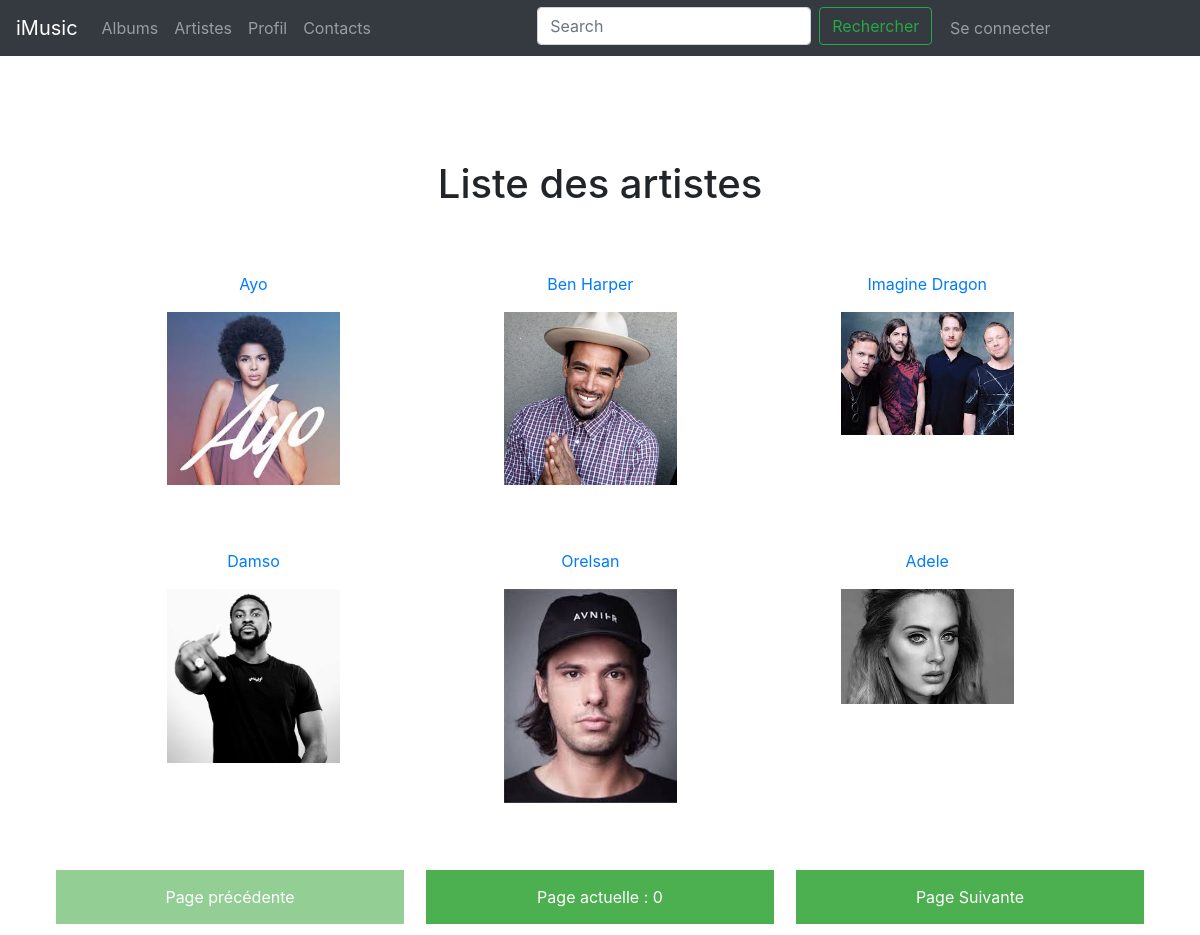
/artiste/0, run on the app's committed database.
### projet/models.py (models this page shows)
class Artiste(db.Model):
	id = db.Column(db.Integer, primary_key=True)
	nom = db.Column(db.String(100))

### projet/views.py (the view)
@app.route("/artiste/<numero_page>")
def afficherListeArtiste(numero_page):
	listeArtiste = get_artiste_page(numero_page)
	num_max = get_nombre_de_page_album()
	return render_template("artiste.html",
		title="Liste des artistes",
		pageActuelle = numero_page,
		listeArtiste=listeArtiste, pageMax = num_max)

### projet/models.py (called while the page is built)
def get_nombre_de_page_album():
    albums = Album.query.all()
    nombre = math.ceil((len(albums)-1)/6)
    if nombre == 0:
        return 1
    return nombre

def get_artiste_page(numero):
    debut = int(numero) * 6
    fin = int(numero) * 6 + 6
    return Artiste.query.all()[debut:fin]

### projet/templates/artiste.html
{% extends "base.html" %}
{% block styles %}
{{ super() }}
<link rel="stylesheet" href="{{ url_for('static', filename='artiste.css') }}"/>
{% endblock %}
{% block main %}
		<ul id="ul">
		{% for a in listeArtiste %}
			<li id="li">
				<a href="{{url_for('afficherInfoArtiste', art=a.nom )}}">
				<p>{{ a.nom }}</p>
        <img width="60%" src="{{ url_for('static', filename='Images/Artiste/'+a.nom+'.jpg')}}"alt="Image non trouvée">
        <a/>
			</li>
		{% endfor %}
		</ul>
		<section class="button-listing">
			{% if pageActuelle == "0" %}
			<form class="form-listing" method="POST" action="#">
		<button class="disableb" type="button" disabled>Page précédente</button>
		</form>
		{% else %}
		<form class="form-listing" method="POST" action="{{ url_for('afficherListeAlbum', numero_page=(pageActuelle | int)-1) }}">
			<button class="activeb" type="submit">Page précédente</button>
		</form>
		{% endif %}
		<form class="form-listing" method="POST" action="{{ url_for('afficherListeAlbum', numero_page=pageActuelle) }}">
		<button class="activeb" type="submit">Page actuelle : {{(pageActuelle | int)}}</button>
		</form>
		{% if (pageActuelle | int) == num_max %}
		<form class="form-listing" method="POST" action="#">
			<button class="disableb" type="button" disabled>Page Suivante</button>
		</form>
		{% else %}
		<form class="form-listing" method="POST" action="{{ url_for('afficherListeAlbum', numero_page=(pageActuelle | int)+1) }}">
		<button class="activeb" type="submit">Page Suivante</button>
		</form>
		{% endif %}
		</section>
{% endblock %}

### projet/templates/base.html (shortened to what this page needs)
{% extends "bootstrap/base.html" %}
{% block styles %}
<link rel="stylesheet" href="https://maxcdn.bootstrapcdn.com/bootstrap/4.0.0-beta.2/css/bootstrap.min.css"
integrity="sha384-PsH8R72JQ3SOdhVi3uxftmaW6Vc51MKb0q5P2rRUpPvrszuE4W1povHYgTpBfshb">
<link rel="stylesheet" href="{{ url_for('static', filename='../static/base.css') }}"/>
{% endblock %}
{% block navbar %}
<nav class="navbar navbar-expand-md navbar-dark bg-dark fixed-top" id="navbar">
      <a class="navbar-brand" href="{{url_for('home')}}">iMusic</a>
      <div class="collapse navbar-collapse" id="navbarsExampleDefault">
        <ul class="navbar-nav mr-auto" id="navlist">
          <li class="nav-item">
            <a class="nav-link" href="{{url_for('afficherListeAlbum', numero_page=0)}}"> Albums </a>
          </li>
          <li class="nav-item">
            <a class="nav-link" href="{{url_for('afficherListeArtiste', numero_page=0)}}">Artistes</a>
          </li>
          <li class="nav-item">
            {% if current_user.is_authenticated %}
              <a class="nav-link" href="{{url_for('profil', log=current_user.login)}}">Profil</a>
            {% else %}
              <a class="nav-link" href="{{url_for('profil_none')}}">Profil</a>
            {% endif %}
          </li>
          <li class="nav-item">
            <a class="nav-link" href="#">Contacts</a>
          </li>
        <li><section id="co">
          <form class="form-inline my-2 my-lg-0" id="co1" action="{{url_for('deconnexion')}}" method="POST">
            <input class="form-control mr-sm-2" type="text" placeholder="Search" aria-label="Rechercher">
            <button class="btn btn-outline-success my-2 my-sm-0" type="submit">Rechercher</button>
          </form>
        <li class="nav-item">
          {% if current_user.is_authenticated %}
          <a class="nav-link" href="{{url_for('deconnexion')}}" id="co2">{{ current_user.login}}, Deconnexion </a>
          {% else %}
          <a class="nav-link" href="{{url_for('connexion')}}" id="co2">Se connecter</a>
          {% endif %}
        </li>
      </section></li>
      </ul>
      </div>
    </nav>
{% endblock %}
{% block content %}
<h1 id="titre"> {{title}} </h1>
<main role="main" class="container">
{% block main %}{% endblock %}
</main>
{% endblock %}

### projet/static/base.css (style rules this page uses)
h1 { text-align: center; }
#co { display : inline-flex; flex-wrap: nowrap; height: 2.2em; width: 30em; margin-left: 33%; }
#co1 { display : inline-flex; flex-wrap: nowrap; }
#co2 { flex-wrap: nowrap; height: 2.2em; width: 30em; margin-left: 2%; }

### projet/static/artiste.css (style rules this page uses)
body { padding-top: 10em; }
#ul { padding-top: 2em; display: flex; flex-wrap: wrap; list-style: none; }
#ul li { padding-bottom: 1em; flex: 0 0 27%; text-align: center; margin: 1.5em; width: 27%; }
.button-listing { display: flex; justify-content: flex-end; }
.button-listing .form-listing { flex: 1 0 27%; margin: 1%; }
.activeb { background-color: #4CAF50; border: none; color: white; width: 100%; padding: 15px 32px; text-align: center; text-decoration: none; display: inline-block; font-size: 16px; }
.disableb { opacity: 0.6; width: 100%; cursor: not-allowed; background-color: #4CAF50; border: none; color: white; padding: 15px 32px; text-align: center; text-decoration: none; display: inline-block; font-size: 16px; }

### data on the page
Artiste: nom "Ayo", shows a picture
Artiste: nom "Ben Harper", nom (picture)
Artiste: nom "Imagine Dragon", nom (picture)
Artiste: nom "Damso", nom (picture)
Artiste: nom "Orelsan", nom (picture)
Artiste: nom "Adele", nom (picture)

### other printed values
{{ title }} "Liste des artistes"
{{ (pageActuelle | int) }} "0"
